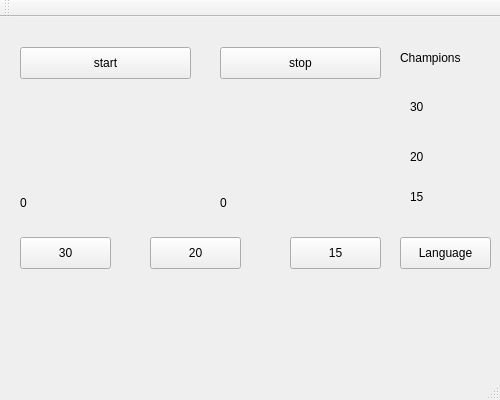
<?xml version="1.0" encoding="UTF-8"?>
<ui version="4.0">
 <class>MainWindow</class>
 <widget class="QMainWindow" name="MainWindow">
  <property name="geometry">
   <rect>
    <x>0</x>
    <y>0</y>
    <width>500</width>
    <height>400</height>
   </rect>
  </property>
  <property name="windowTitle">
   <string>MainWindow</string>
  </property>
  <widget class="QWidget" name="centralWidget">
   <widget class="QLabel" name="charLabel">
    <property name="geometry">
     <rect>
      <x>20</x>
      <y>70</y>
      <width>361</width>
      <height>81</height>
     </rect>
    </property>
    <property name="text">
     <string/>
    </property>
   </widget>
   <widget class="QLabel" name="timeLabel">
    <property name="geometry">
     <rect>
      <x>220</x>
      <y>170</y>
      <width>161</width>
      <height>31</height>
     </rect>
    </property>
    <property name="text">
     <string>0</string>
    </property>
   </widget>
   <widget class="QPushButton" name="startButton">
    <property name="geometry">
     <rect>
      <x>20</x>
      <y>30</y>
      <width>171</width>
      <height>32</height>
     </rect>
    </property>
    <property name="text">
     <string>start</string>
    </property>
   </widget>
   <widget class="QLabel" name="pointsLabel">
    <property name="geometry">
     <rect>
      <x>20</x>
      <y>170</y>
      <width>161</width>
      <height>31</height>
     </rect>
    </property>
    <property name="text">
     <string>0</string>
    </property>
   </widget>
   <widget class="QPushButton" name="stopButton">
    <property name="geometry">
     <rect>
      <x>220</x>
      <y>30</y>
      <width>161</width>
      <height>32</height>
     </rect>
    </property>
    <property name="text">
     <string>stop</string>
    </property>
   </widget>
   <widget class="QPushButton" name="thirtyButton">
    <property name="geometry">
     <rect>
      <x>20</x>
      <y>220</y>
      <width>91</width>
      <height>32</height>
     </rect>
    </property>
    <property name="text">
     <string>30</string>
    </property>
   </widget>
   <widget class="QPushButton" name="twentyButton">
    <property name="geometry">
     <rect>
      <x>150</x>
      <y>220</y>
      <width>91</width>
      <height>32</height>
     </rect>
    </property>
    <property name="text">
     <string>20</string>
    </property>
   </widget>
   <widget class="QPushButton" name="fifteenButton">
    <property name="geometry">
     <rect>
      <x>290</x>
      <y>220</y>
      <width>91</width>
      <height>32</height>
     </rect>
    </property>
    <property name="text">
     <string>15</string>
    </property>
   </widget>
   <widget class="QLabel" name="label">
    <property name="geometry">
     <rect>
      <x>410</x>
      <y>170</y>
      <width>81</width>
      <height>20</height>
     </rect>
    </property>
    <property name="text">
     <string>15</string>
    </property>
   </widget>
   <widget class="QLabel" name="label_2">
    <property name="geometry">
     <rect>
      <x>410</x>
      <y>130</y>
      <width>81</width>
      <height>20</height>
     </rect>
    </property>
    <property name="text">
     <string>20</string>
    </property>
   </widget>
   <widget class="QLabel" name="label_3">
    <property name="geometry">
     <rect>
      <x>410</x>
      <y>80</y>
      <width>81</width>
      <height>20</height>
     </rect>
    </property>
    <property name="text">
     <string>30</string>
    </property>
   </widget>
   <widget class="QLabel" name="label_4">
    <property name="geometry">
     <rect>
      <x>400</x>
      <y>30</y>
      <width>81</width>
      <height>21</height>
     </rect>
    </property>
    <property name="text">
     <string>Champions</string>
    </property>
   </widget>
   <widget class="QPushButton" name="LanguageButton">
    <property name="geometry">
     <rect>
      <x>400</x>
      <y>220</y>
      <width>91</width>
      <height>32</height>
     </rect>
    </property>
    <property name="text">
     <string>Language</string>
    </property>
   </widget>
  </widget>
  <widget class="QMenuBar" name="menuBar">
   <property name="geometry">
    <rect>
     <x>0</x>
     <y>0</y>
     <width>500</width>
     <height>22</height>
    </rect>
   </property>
  </widget>
  <widget class="QToolBar" name="mainToolBar">
   <attribute name="toolBarArea">
    <enum>TopToolBarArea</enum>
   </attribute>
   <attribute name="toolBarBreak">
    <bool>false</bool>
   </attribute>
  </widget>
  <widget class="QStatusBar" name="statusBar"/>
 </widget>
 <layoutdefault spacing="6" margin="11"/>
 <resources/>
 <connections/>
</ui>
